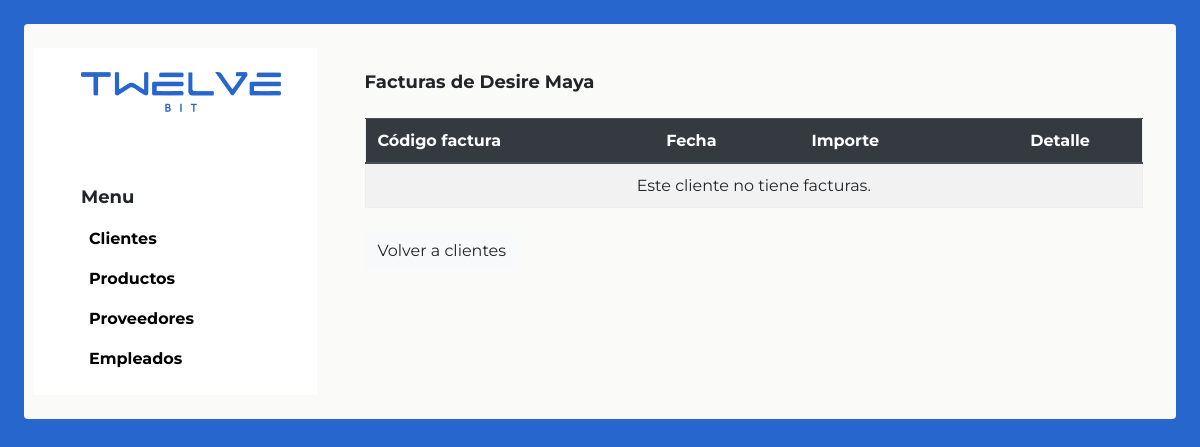
The app's page /verFacturasCliente.php?id=3, older data.
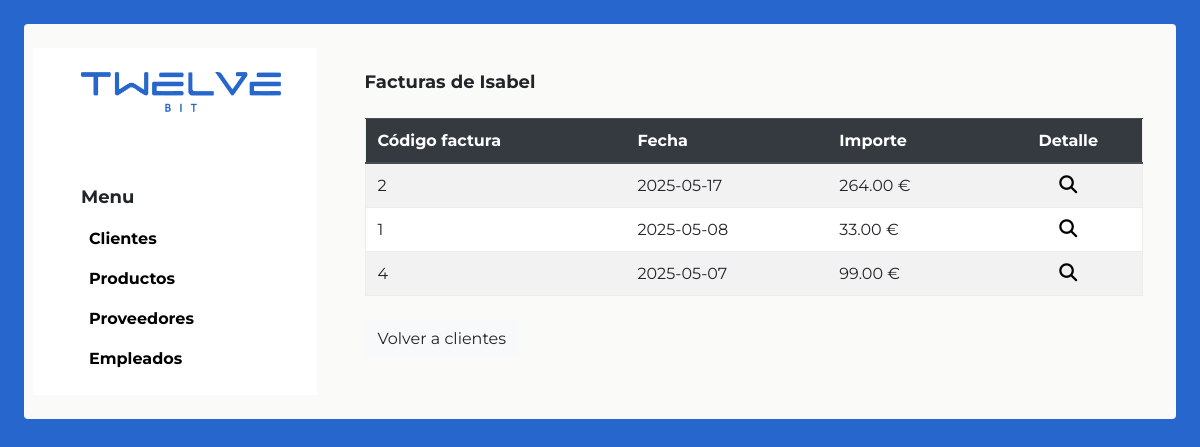
The same page, newer data.
### tables this page shows
CREATE TABLE `clientes` (
  `ID_Cliente` int(11) NOT NULL,
  `Nombre` varchar(100) DEFAULT NULL,
  `Apellidos` varchar(100) DEFAULT NULL,
  `NIF` varchar(20) DEFAULT NULL,
  `Direccion` varchar(255) DEFAULT NULL,
  `Telefono` varchar(20) DEFAULT NULL,
  `Email` varchar(100) DEFAULT NULL,
  `Password` varchar(255) NOT NULL
);

CREATE TABLE `facturas_venta` (
  `Cod_Factura` int(11) NOT NULL,
  `Fecha` date DEFAULT NULL,
  `Importe` decimal(10,2) DEFAULT NULL,
  `ID_Cliente` int(11) DEFAULT NULL
);

### verFacturasCliente.php (the view, shortened to what this page needs)
<?php
require_once "conexion.php";
$id_cliente = intval($_GET['id']);
$resCliente = $conn->query("SELECT * FROM clientes WHERE ID_Cliente = $id_cliente");
$cliente = $resCliente->fetch_assoc();
$resFacturas = $conn->query(
    "SELECT Cod_Factura, Fecha, Importe
     FROM facturas_venta
     WHERE ID_Cliente = $id_cliente
     ORDER BY Fecha DESC"
);
?>
<!DOCTYPE html>
<html lang="es">
<head>
    <link rel="stylesheet" href="css/style.css">
    <link rel="stylesheet" href="https://cdnjs.cloudflare.com/ajax/libs/font-awesome/6.5.1/css/all.min.css">
    <link rel="stylesheet" href="https://cdn.jsdelivr.net/npm/bootstrap@4.6.2/dist/css/bootstrap.min.css">
</head>
<body class="bg-azul p-4">
    <div class="contenedor2 w-100">
        <div class="row p-4 d-flex justify-content-center">
            <div class="col-md-3 bg-bco p-4 pl-5 ">
                <img src="img/logoAzul.png" class="logo mb-4">
                <p class="fs18 bold fsMono mt-5">Menu</p>
                <nav class="d-flex flex-column pl-2">
                    <a href="index.php" class="negro bold">Clientes</a>
                    <a href="index.php#productos" class="negro bold mt-3">Productos</a>
                    <a href="index.php#proveedores" class="negro bold mt-3">Proveedores</a>
                    <a href="index.php#empleados" class="negro bold mt-3">Empleados</a>
                </nav>
            </div>
            <div class="col-md-9 p-4 pl-5 ">
                <h1 class="fs18 bold fsMono mb-4">Facturas de <?= htmlspecialchars($cliente['Nombre']) ?></h1>
                <table class="table table-striped w-100">
                    <thead class="thead-dark">
                        <tr>
                            <th>Código factura</th>
                            <th>Fecha</th>
                            <th>Importe</th>
                            <th class="text-center">Detalle</th>
                        </tr>
                    </thead>
                    <tbody>
                        <?php
                        $tiene = false;
                        while ($f = $resFacturas->fetch_assoc()) {
                            $tiene = true;
                            echo "<tr>
                                <td>{$f['Cod_Factura']}</td>
                                <td>{$f['Fecha']}</td>
                                <td>" . number_format($f['Importe'], 2) . " €</td>
                                <td class='text-center'>
                                    <a href='detalleFacturaVenta.php?cod_factura={$f['Cod_Factura']}'>
                                        <i class='fa-solid fa-magnifying-glass negro fs18' title='Ver detalle'></i>
                                    </a>
                                </td>
                            </tr>";
                        }
                        if (!$tiene) {
                            echo "<tr><td colspan='4' class='text-center'>Este cliente no tiene facturas.</td></tr>";
                        }
                        ?>
                    </tbody>
                </table>
                <a href="index.php" class="btn btn-light mt-2">Volver a clientes</a>
            </div>
        </div>
    </div>
</body>
</html>

### css/style.css (style rules this page uses)
* { margin: 0; padding: 0; font-family: 'Montserrat', sans-serif; }
.bg-azul { background-color: #2767CD; }
.bg-bco { background-color:#ffffff }
.negro { color:#000000 }
.contenedor2 { background-color:#FAFAF9; border-radius:4px; }
.fs18 { font-size:18px; }
.bold { font-weight: 700; }
.logo { width:200px; }
table { border:1px solid #EDEDED; background-color:#ffffff; }
thead { background-color:#ffffff; border-bottom:1px solid #989595; }
th { padding:10px }
td { padding:10px; border-bottom:1px solid #EDEDED; }
body { background-color: #2767CD; }

Row changes from the older to the newer data that the page shows:
changed clientes: Nombre "Desire Maya" → "Isabel"
added facturas_venta: Cod_Factura "2", Fecha "2025-05-17", Importe "264.00"
added facturas_venta: Cod_Factura "1", Fecha "2025-05-08", Importe "33.00"
added facturas_venta: Cod_Factura "4", Fecha "2025-05-07", Importe "99.00"
Text that changed along with them:
text no longer shown: "Este cliente no tiene facturas."
